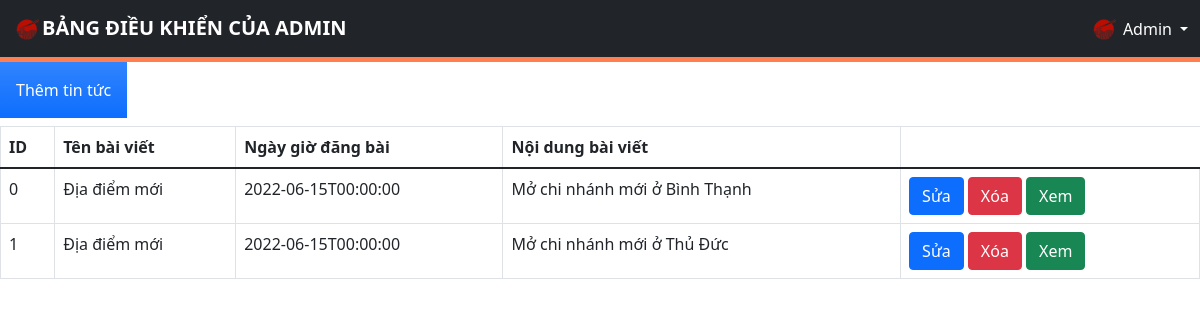
Screenshot of /admin/newsManagement.php with the database file from the repository.
### tables this page shows
CREATE TABLE `news` (
  `id` int(10) UNSIGNED NOT NULL,
  `name` varchar(100) NOT NULL,
  `datetime` datetime NOT NULL,
  `content` text NOT NULL
);

### admin/newsManagement.php (the view, shortened to what this page needs)
<!DOCTYPE html>
<html lang="en">
<head>
  <link href="https://cdnjs.cloudflare.com/ajax/libs/font-awesome/5.9.0/css/all.min.css" rel="stylesheet">
  <link href="https://cdn.jsdelivr.net/npm/bootstrap@5.1.3/dist/css/bootstrap.min.css" rel="stylesheet">
  <link rel="stylesheet" href="admin-styles/styles.css">
</head>
<body>
  <div>
    <?php $IPATH = $_SERVER["DOCUMENT_ROOT"]."/btl-web/admin/";
    include($IPATH."navbar.php");?>
  </div>
    <form method="post" action="newsManagement.php">
      <a href="newNews.php"><input type="button" class="p-3 mb-2 bg-primary bg-gradient text-white" value="Thêm tin tức"></a>
    </form>
    <?php
      include('../config/config.php');
      echo "<table class='table table-bordered'>
              <tr>
                  <th>ID</th>
                  <th>Tên bài viết</th>
                  <th>Ngày giờ đăng bài</th>
                  <th>Nội dung bài viết</th>
              </tr>
              <tbody>";
      $sql = "SELECT * from news";
      $result = $conn->query($sql);
      if ($result->num_rows > 0) {
        while ($row = $result->fetch_assoc()) {
          $id = $row['id'];
          $name = $row['name'];
          $datetime = $row['datetime'];
          $datetime = substr($datetime, 0, 10) . "T" . substr($datetime, 11);
          $content = $row['content'];
          echo "<tr>
                  <td>" . $id . "</td>
                  <td>" . $name . "</td>
                  <td>" . $datetime . "</td>
                  <td>" . $content . "</td>
                  <td>
                    <a href='editNews.php?id=$id&name=$name&datetime=$datetime&content=$content' class='btn btn-primary m-r-1em' name='edit'>Sửa</a>
                    <a href='deleteNews.php?id=$id' class='btn btn-danger'>Xóa</a>
                    <a href='../newsInfo.php?id=$id' class='btn btn-success'>Xem</a>
                  </td>
                </tr>";
        }
        echo "</tbody></table>";
      }
    ?>
</body>
</html>

### admin/admin-styles/styles.css (style rules this page uses)
:root { --color: #e74c3c; --border: 5px solid #e74c3c; --gray: #57606f; --bg: rgba(255, 255, 255, 0.3); }

### admin/admin-styles/adminButton.css (style rules this page uses)
* { margin: 0; padding: 0; box-sizing: border-box; outline: none; border: none; text-decoration: none; transition: 0.2s linear; }
:root { --color: #ff7f50; --border: 5px solid #ff7f50; --gray: #57606f; --bg: rgba(255, 255, 255, 0.3); }

### rows the page displays
news: id "0", name "Địa điểm mới", datetime "2022-06-15T00:00:00", content "Mở chi nhánh mới ở Bình Thạnh"
news: id "1", name "Địa điểm mới", datetime "2022-06-15T00:00:00", content "Mở chi nhánh mới ở Thủ Đức"
